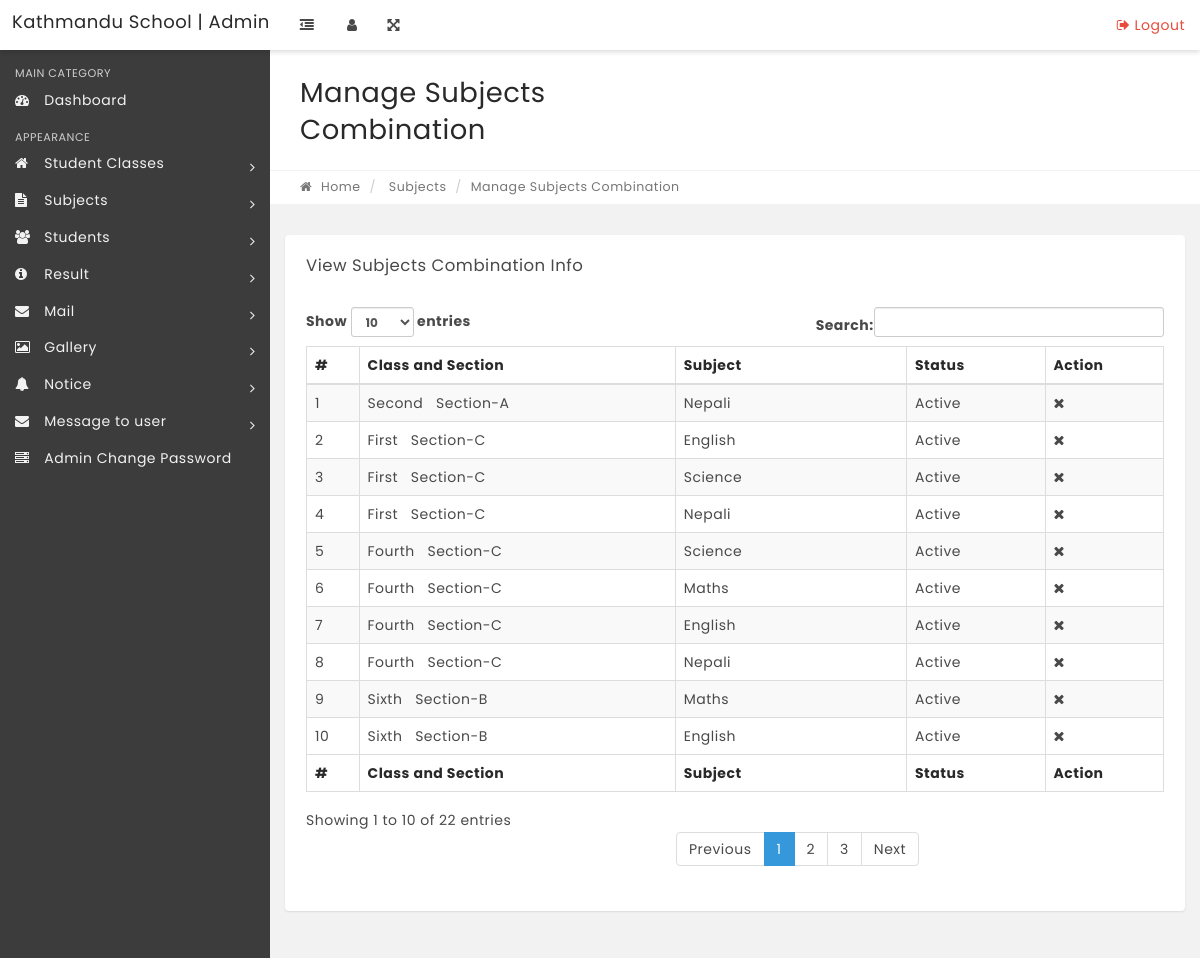
/manage-subjectcombination.php, run on the app's committed database.
### tables this page shows
CREATE TABLE IF NOT EXISTS `tblsubjectcombination` (
  `id` int(11) NOT NULL AUTO_INCREMENT,
  `ClassId` int(11) NOT NULL,
  `SubjectId` int(11) NOT NULL,
  `status` int(1) DEFAULT NULL,
  `CreationDate` timestamp NOT NULL DEFAULT CURRENT_TIMESTAMP,
  `Updationdate` timestamp NOT NULL DEFAULT CURRENT_TIMESTAMP,
  PRIMARY KEY (`id`)
);

CREATE TABLE IF NOT EXISTS `tblclasses` (
  `id` int(11) NOT NULL AUTO_INCREMENT,
  `ClassName` varchar(80) DEFAULT NULL,
  `ClassNameNumeric` int(4) NOT NULL,
  `Section` varchar(5) NOT NULL,
  `CreationDate` timestamp NOT NULL DEFAULT CURRENT_TIMESTAMP,
  `UpdationDate` timestamp NOT NULL DEFAULT '0000-00-00 00:00:00' ON UPDATE CURRENT_TIMESTAMP,
  PRIMARY KEY (`id`)
);

CREATE TABLE IF NOT EXISTS `tblsubjects` (
  `id` int(11) NOT NULL AUTO_INCREMENT,
  `SubjectName` varchar(100) NOT NULL,
  `SubjectCode` varchar(100) NOT NULL,
  `Creationdate` timestamp NOT NULL DEFAULT CURRENT_TIMESTAMP,
  `UpdationDate` timestamp NOT NULL DEFAULT '0000-00-00 00:00:00' ON UPDATE CURRENT_TIMESTAMP,
  PRIMARY KEY (`id`)
);

### manage-subjectcombination.php (the view, shortened to what this page needs)
<?php
include('includes/config.php');
if(strlen($_SESSION['alogin'])=="")
    {
    header("Location: index.php");
    }
    else{
?>
<!DOCTYPE html>
<html lang="en">
    <head>
		<link rel="stylesheet" type="text/css2" href="styles/style.css" />
        <link rel="stylesheet" href="css2/bootstrap.min.css" media="screen" >
        <link rel="stylesheet" href="css2/font-awesome.min.css" media="screen" >
        <link rel="stylesheet" href="css2/animate-css/animate.min.css" media="screen" >
        <link rel="stylesheet" href="css2/lobipanel/lobipanel.min.css" media="screen" >
        <link rel="stylesheet" href="css2/prism/prism.css" media="screen" >
        <link rel="stylesheet" type="text/css2" href="js/DataTables/datatables.min.css"/>
        <link rel="stylesheet" href="css2/main.css" media="screen" >
    </head>
    <body class="top-navbar-fixed">
        <div class="main-wrapper">
   <?php include('includes/topbar.php');?>
            <div class="content-wrapper">
                <div class="content-container">
<?php include('includes/leftbar.php');?>
                    <div class="main-page">
                        <div class="container-fluid">
                            <div class="row page-title-div">
                                <div class="col-md-6">
                                    <h2 class="title">Manage Subjects Combination</h2>
                                </div>
                            </div>
                            <div class="row breadcrumb-div">
                                <div class="col-md-6">
                                    <ul class="breadcrumb">
            							<li><a href="dashboard.php"><i class="fa fa-home"></i> Home</a></li>
                                        <li> Subjects</li>
            							<li class="active">Manage Subjects Combination</li>
            						</ul>
                                </div>
                            </div>
                        </div>
                        <section class="section">
                            <div class="container-fluid">
                                <div class="row">
                                    <div class="col-md-12">
                                        <div class="panel">
                                            <div class="panel-heading">
                                                <div class="panel-title">
                                                    <h5>View Subjects Combination Info</h5>
                                                </div>
                                            </div>
                                            <div class="panel-body p-20">
                                                <table id="example" class="display table table-striped table-bordered" cellspacing="0" width="100%">
                                                    <thead>
                                                        <tr>
                                                            <th>#</th>
                                                            <th>Class and Section</th>
                                                            <th>Subject </th>
                                                            <th>Status</th>
                                                            <th>Action</th>
                                                        </tr>
                                                    </thead>
                                                    <tfoot>
                                                        <tr>
                                                          <th>#</th>
                                                            <th>Class and Section</th>
                                                            <th>Subject </th>
                                                            <th>Status</th>
                                                            <th>Action</th>
                                                        </tr>
                                                    </tfoot>
                                                    <tbody>
<?php $sql = "SELECT tblclasses.ClassName,tblclasses.Section,tblsubjects.SubjectName,tblsubjectcombination.id as scid,tblsubjectcombination.status from tblsubjectcombination join tblclasses on tblclasses.id=tblsubjectcombination.ClassId  join tblsubjects on tblsubjects.id=tblsubjectcombination.SubjectId";
$query = $dbh->prepare($sql);
$query->execute();
$results=$query->fetchAll(PDO::FETCH_OBJ);
$cnt=1;
if($query->rowCount() > 0)
{
foreach($results as $result)
{   ?>
<tr>
 <td><?php echo htmlentities($cnt);?></td>
                                                            <td><?php echo htmlentities($result->ClassName);?> &nbsp; Section-<?php echo htmlentities($result->Section);?></td>
                                                            <td><?php echo htmlentities($result->SubjectName);?></td>
                                                             <td><?php $stts=$result->status;
if($stts=='0')
{
	echo htmlentities('Inactive');
}
else
{
	echo htmlentities('Active');
}
                                                             ?></td>
<td>
<?php if($stts=='0')
{ ?>
<a href="manage-subjectcombination.php?acid=<?php echo htmlentities($result->scid);?>" onclick="confirm('do you really want to ativate this subject');"><i class="fa fa-check" title="Acticvate Record"></i> </a><?php } else {?>
<a href="manage-subjectcombination.php?did=<?php echo htmlentities($result->scid);?>" onclick="confirm('do you really want to deativate this subject');"><i class="fa fa-times" title="Deactivate Record"></i> </a>
<?php }?>
</td>
</tr>
<?php $cnt=$cnt+1;}} ?>
                                                    </tbody>
                                                </table>
                                            </div>
                                        </div>
                                    </div>
                                                </div>
                                            </div>
                                        </div>
                                    </div>
                                </div>
                            </div>
    </body>
</html>
<?php } ?>

### data on the page
tblsubjectcombination: ClassId.ClassName "Second", ClassId.Section "A", SubjectId.SubjectName "Nepali"
tblsubjectcombination: ClassId.ClassName "First", ClassId.Section "C", SubjectId.SubjectName "English"
tblsubjectcombination: ClassId.ClassName "First", ClassId.Section "C", SubjectId.SubjectName "Science"
tblsubjectcombination: ClassId.ClassName "First", ClassId.Section "C", SubjectId.SubjectName "Nepali"
tblsubjectcombination: ClassId.ClassName "Fourth", ClassId.Section "C", SubjectId.SubjectName "Science"
tblsubjectcombination: ClassId.ClassName "Fourth", ClassId.Section "C", SubjectId.SubjectName "Maths"
tblsubjectcombination: ClassId.ClassName "Fourth", ClassId.Section "C", SubjectId.SubjectName "English"
tblsubjectcombination: ClassId.ClassName "Fourth", ClassId.Section "C", SubjectId.SubjectName "Nepali"
tblsubjectcombination: ClassId.ClassName "Sixth", ClassId.Section "B", SubjectId.SubjectName "Maths"
tblsubjectcombination: ClassId.ClassName "Sixth", ClassId.Section "B", SubjectId.SubjectName "English"
